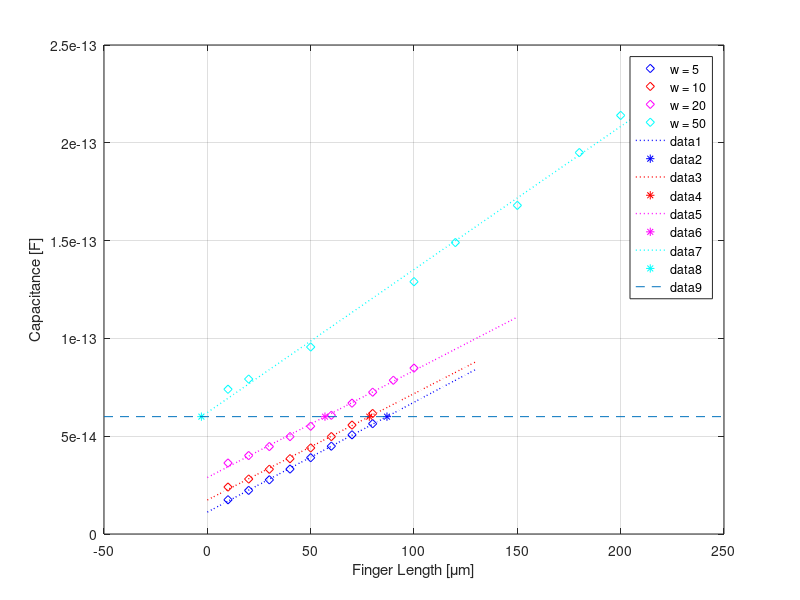
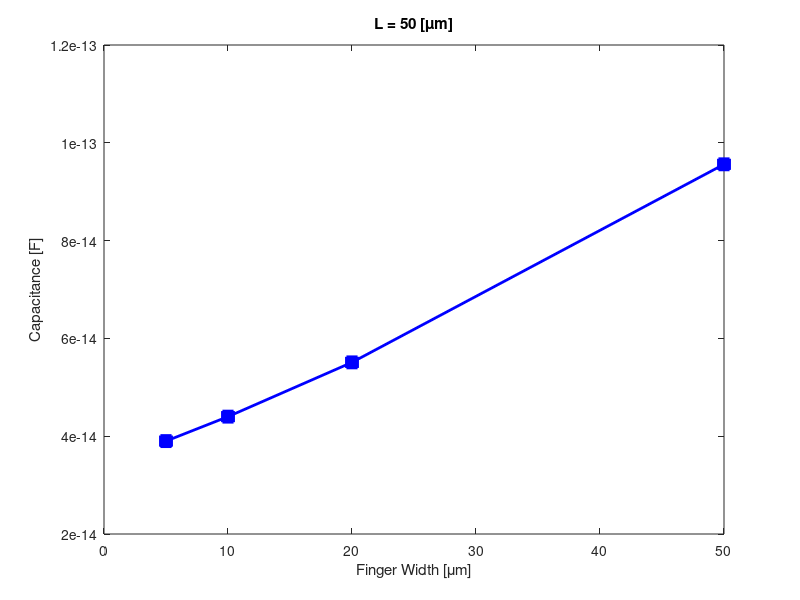

The MATLAB script that drew these images, in order: (Note: this script raises an error after producing the figures.)
load('Capacitances_g5_50.mat')

 %%
 
plot(Cap.five.L,Cap.five.C, 'bd', Cap.ten.L, Cap.ten.C, 'rd', Cap.twenty.L, Cap.twenty.C, 'md', Cap.fifty.L, Cap.fifty.C, 'cd')

legend('w = 5','w = 10','w = 20','w = 50');
xlabel('Finger Length [\mum]')
ylabel('Capacitance [F]')
%%
 coeffs_5 = polyfit(Cap.five.L, Cap.five.C, 1);
 xfit = linspace(0, Cap.five.L(end)+50, 50);
 yfit = polyval(coeffs_5, xfit);
 hold on;
 plot(xfit, yfit, 'b:', 'LineWidth', 1);
 grid on;

% Get value for C = 60fF:
x_five = ((60e-15)-coeffs_5(2))/coeffs_5(1);
plot(x_five,polyval(coeffs_5,x_five),'b*')

%%

coeffs_10 = polyfit(Cap.ten.L, Cap.ten.C, 1);
 xfit = linspace(0, Cap.ten.L(end)+50, 50);
 yfit = polyval(coeffs_10, xfit);
 hold on;
 plot(xfit, yfit, 'r:', 'LineWidth', 1);
 grid on;

% Get value for C = 60fF:
x_10 = ((60e-15)-coeffs_10(2))/coeffs_10(1);
plot(x_10,polyval(coeffs_10,x_10),'r*')

%%
coeffs_20 = polyfit(Cap.twenty.L, Cap.twenty.C, 1);
 xfit = linspace(0, Cap.twenty.L(end)+50, 50);
 yfit = polyval(coeffs_20, xfit);
 hold on;
 plot(xfit, yfit, 'm:', 'LineWidth', 1);
 grid on;

% Get value for C = 60fF:
x_20 = ((60e-15)-coeffs_20(2))/coeffs_20(1);
plot(x_20,polyval(coeffs_20,x_20),'m*')

%%
coeffs_50 = polyfit(Cap.fifty.L, Cap.fifty.C, 1);
 xfit = linspace(0, Cap.fifty.L(end)+10, 50);
 yfit = polyval(coeffs_50, xfit);
 hold on;
 plot(xfit, yfit, 'c:', 'LineWidth', 1);
 grid on;

% Get value for C = 60fF:
x_50 = ((60e-15)-coeffs_50(2))/coeffs_50(1);
plot(x_50,polyval(coeffs_50,x_50),'c*')

%%
yPos = 60e-15;
hold on
plot(get(gca,'xlim'), [yPos yPos], '--'); % Adapts to x limits of current axes
hold off

%% Cap VS Width
i = find(Cap.five.L == 50);
j = find(Cap.ten.L == 50);
k = find(Cap.twenty.L == 50);
l = find(Cap.fifty.L == 50);

Capacitances = [Cap.five.C(i) Cap.ten.C(j) Cap.twenty.C(k) Cap.fifty.C(l)]; 
figure
plot([5 10 20 50], Capacitances,'bs-', 'MarkerFaceColor', 'b', 'LineWidth', 2, 'MarkerSize', 8) 

xlabel('Finger Width [\mum]');
ylabel('Capacitance [F]');
title('L = 50 [\mum]');

%% Cap VS Separation
figure
x = [5:5:60];
plot(x, CapS5_60,'bs', 'MarkerFaceColor', 'b', 'LineWidth', 2, 'MarkerSize', 8)
xlabel('Pad Separation Distance [\mum]');
ylabel('Capacitance [F]');

y = CapS5_60'; 

% Parameter Vector: b(1) = a,  b(2) = b,  b(3) = c
yfit = @(b,x) b(1)./(x + b(2)) + b(3);  % Objective Function

CF = @(b) sum((y-yfit(b,x)).^2);        % Cost Function

b0 = [5e-12,0,3.5e-14];                      % Initial Parameter Estimates
[B, fv] = fminsearch(CF, b0);           % Estimate Parameters

hold on
plot(x,  B(1)./(x + B(2)) + B(3));